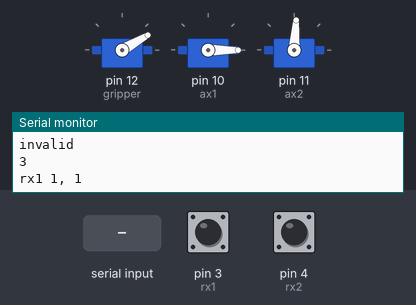
The sketch below on a simulated Arduino Uno, built with avr-gcc and run on an emulated ATmega328P. Parts: 3 × servo, the last lines printed to the serial monitor. The inputs (shaded band) are chosen by the test bench; at power-on: pin 3 (rx1) HIGH, pin 4 (rx2) HIGH.

Above: at 1.2 s.
1.3 s: "1" received over Serial
At 2.45 s:
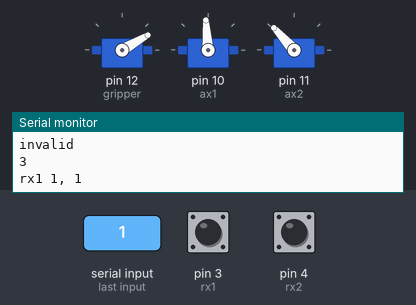
At 4.01 s:
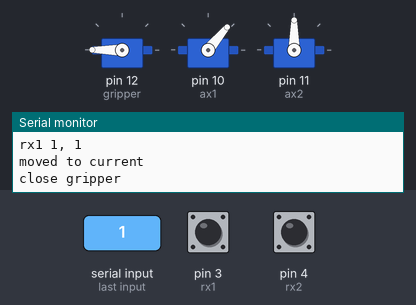
7.3 s: "3" received over Serial
At 12.49 s:
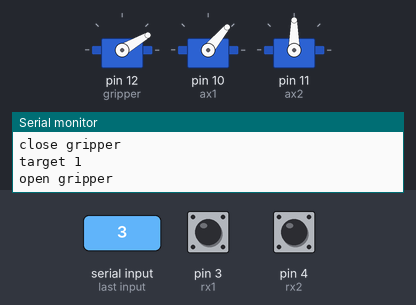
Timing chart, 0 to 15.3 s (numbered marks = the images above; inputs shaded):
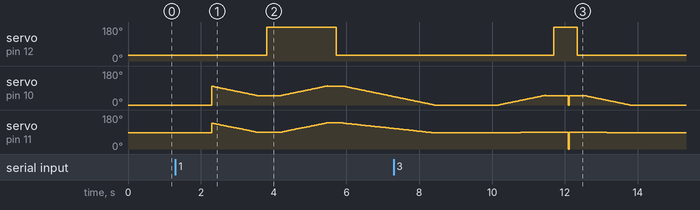

The sketch:

final_project_right_side.ino
```cpp
#include <Servo.h>

Servo gripper;
Servo ax1;
Servo ax2;

int rx1 = 3;
int rx2 = 4;
int tx1 = 6;
int tx2 = 7;

bool isNew = false;

//Variables to store the servo angle associated with the gripper open and closed positions
int gr_open = 30;
int gr_close = 180;

//Variables to store the servo angles associated with the home location
float ax1_home = 0;
float ax2_home = 86;

//Variables to store the servo angles associated with position 1
float ax1_pos1 = 100;
float ax2_pos1 = 138;

//Variables to store the servo angles associated with position 2
float ax1_pos2 = 70;
float ax2_pos2 = 110;

//Variables to store the servo angles associated with position 3
float ax1_pos3 = 50;
float ax2_pos3 = 90;

//Variables to store the servo angles associated with the current payload location
float ax1_pos_payload = ax1_pos1;
float ax2_pos_payload = ax2_pos1;

int payload = 1;

//Variables to store the servo angles associated with the current location
float ax1_current;
float ax2_current;

void moveTopos(float ax1s, float ax2s, float ax1e, float ax2e) {
  /*
   This function taskes the starting and ending angles for both axes and
   divides them into an even number of steps. This ensures that the movement
   from both motors occurs simultaneously. It also reduces the speed of
   movement to help protect the mechanism. This is a workable but sub-optimal
   way of moving the mechanism.

   ax1s -> Axis 1 Start Position
   ax1e -> Axis 1 End Position
   ax2s -> Axis 2 Start Position
   ax2e -> Axis 2 End Position
   */
  float num_steps_1 = ax1e - ax1s;
  float num_steps_2 = ax2e - ax2s;
  float num_steps = 0;

  if (abs(num_steps_1) >= abs(num_steps_2)){
    num_steps = abs(num_steps_1);
  }
  else {
     num_steps = abs(num_steps_2);
  }
  float inc1 = num_steps_1 / num_steps;
  float inc2 = num_steps_2 / num_steps;
  float stp = 0;
  for(stp = 0; stp<=num_steps; stp += 1){
    ax1_current += inc1;
    ax1.write(ax1_current);
    ax2_current += inc2;
    ax2.write(ax2_current);
    delay(25);
  }
  ax1_current = ax1e;
  ax1.write(ax1_current);
  ax2_current = ax2e;
  ax2.write(ax2_current);
  delay(25);
}

void setup() {
  pinMode(rx1, INPUT_PULLUP);
  pinMode(rx2, INPUT_PULLUP);
  pinMode(tx1, OUTPUT);
  pinMode(tx2, OUTPUT);
  //What pins are the servos attached to?
  gripper.attach(12);
  ax1.attach(10);
  ax2.attach(11);

  //Setting the axes to the home position
  ax1_current = ax1_home;
  ax2_current = ax2_home;

  ax1.write(ax1_current);
  ax2.write(ax2_current);

  ax1_current = ax1_pos1;
  ax2_current = ax2_pos1;

  gripper.write(gr_open);

  Serial.begin(9600);

}

void loop() {
    Serial.println(payload);
    Serial.println("rx1 " + String(digitalRead(rx1)) + ", " + String(digitalRead(rx2)));

    //Write your actuation code here!
    //while (Serial.available() == 0) {}     //wait for data available
    String input = Serial.readString();  //read until timeout
    input.trim();                        // remove any \r \n whitespace at the end of the String

    if (digitalRead(rx1) and !digitalRead(rx2)){
      payload =1;
    } else if (!digitalRead(rx1) and digitalRead(rx2)){
      payload =2;
    } else if (digitalRead(rx1) and digitalRead(rx2)){
      payload =3;
    }
    switch(payload){
      case 1:
        ax1_pos_payload = ax1_pos1;
        ax2_pos_payload = ax2_pos1;
        digitalWrite(tx1,HIGH);
        digitalWrite(tx2,LOW);
        break;
      case 2:
        ax1_pos_payload = ax1_pos2;
        ax2_pos_payload = ax2_pos2;
        digitalWrite(tx1,LOW);
        digitalWrite(tx2,HIGH);
        break;
      case 3:
        ax1_pos_payload = ax1_pos3;
        ax2_pos_payload = ax2_pos3;
        digitalWrite(tx1,HIGH);
        digitalWrite(tx2,HIGH);
        break;
    }


  if (input == "1"){

    //Go to current
    moveTopos(ax1_current, ax2_current, ax1_pos_payload, ax2_pos_payload);
    Serial.println("moved to current");
    delay(200);
    //Close gripper
    gripper.write(gr_close);
    Serial.println("close gripper");
    delay(400);
    //Go to target
    moveTopos(ax1_current, ax2_current, ax1_pos1, ax2_pos1);
    Serial.println("target 1");
    delay(200);
    //Open gripper
    gripper.write(gr_open);
    Serial.println("open gripper");
    delay(200);
    //Go to home
    moveTopos(ax1_current, ax2_current, ax1_home, ax2_home);
    Serial.println("home");
    delay(200);
    payload = 1;
    digitalWrite(tx1,HIGH);
    digitalWrite(tx2,LOW);
    delay(500);

  } else if (input == "2"){
    //Go to current
    moveTopos(ax1_current, ax2_current, ax1_pos_payload, ax2_pos_payload);
    Serial.println("moved to current");
    delay(200);
    //Close gripper
    gripper.write(gr_close);
    Serial.println("close gripper");
    delay(400);
    //Go to target
    moveTopos(ax1_current, ax2_current, ax1_pos2, ax2_pos2);
    Serial.println("target 1");
    delay(200);
    //Open gripper
    gripper.write(gr_open);
    Serial.println("open gripper");
    delay(200);
    //Go to home
    moveTopos(ax1_current, ax2_current, ax1_home, ax2_home);
    Serial.println("home");
    delay(200);
    payload = 2;
    digitalWrite(tx1,LOW);
    digitalWrite(tx2,HIGH);
    delay(500);

  } else if (input == "3"){

    //Go to current
    moveTopos(ax1_current, ax2_current, ax1_pos_payload, ax2_pos_payload);
    Serial.println("moved to current");
    delay(200);
    //Close gripper
    gripper.write(gr_close);
    Serial.println("close gripper");
    delay(400);
    //Go to target
    moveTopos(ax1_current, ax2_current, ax1_pos3, ax2_pos3);
    Serial.println("target 1");
    delay(200);
    //Open gripper
    gripper.write(gr_open);
    Serial.println("open gripper");
    delay(200);
    //Go to home
    moveTopos(ax1_current, ax2_current, ax1_home, ax2_home);
    Serial.println("home");
    delay(200);
    payload = 3;
    digitalWrite(tx1,HIGH);
    digitalWrite(tx2,HIGH);
    delay(500);

  } else {
    Serial.println("invalid");

  }

}
```

Measured:
- after the input at 1.3 s, servo on pin 12 (gripper): 30° → 180° after 2.5 s, → 30° 1.9 s later
- after the input at 7.3 s, servo on pin 12 (gripper): 30° → 180° after 4.4 s, → 30° 0.65 s later
